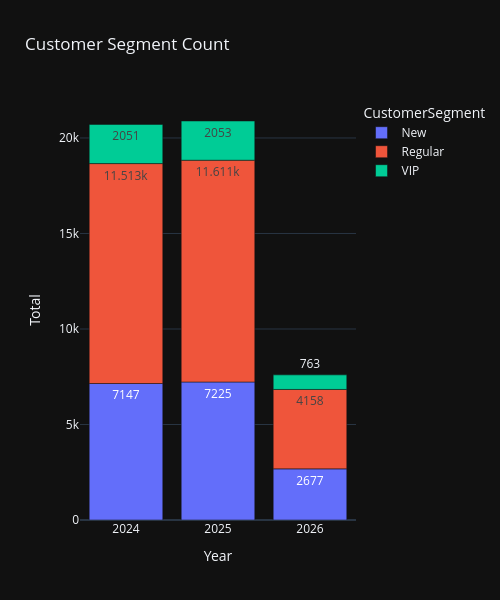

The code cell stored with this chart in its notebook:
### Code cell
fig = px.bar(
    customer_segment_count,
    width=500,
    height=600,
    x='Year',
    y='Total',
    title='Customer Segment Count',
    color='CustomerSegment',
    text_auto=True
)
fig.show()

### Figure 1 — Plotly figure (JSON) as saved in the notebook; plotly's stock layout.template omitted (floating-point values rounded to 4 significant figures)
{"data": [{"hovertemplate": "CustomerSegment=New<br>Year=%{x}<br>Total=%{y}<extra></extra>", "legendgroup": "New", "marker": {"color": "#636efa", "pattern": {"shape": ""}}, "name": "New", "orientation": "v", "showlegend": true, "textposition": "auto", "texttemplate": "%{y}", "x": [2024, 2025, 2026], "xaxis": "x", "y": [7147, 7225, 2677], "yaxis": "y", "type": "bar"}, {"hovertemplate": "CustomerSegment=Regular<br>Year=%{x}<br>Total=%{y}<extra></extra>", "legendgroup": "Regular", "marker": {"color": "#EF553B", "pattern": {"shape": ""}}, "name": "Regular", "orientation": "v", "showlegend": true, "textposition": "auto", "texttemplate": "%{y}", "x": [2024, 2025, 2026], "xaxis": "x", "y": [11513, 11611, 4158], "yaxis": "y", "type": "bar"}, {"hovertemplate": "CustomerSegment=VIP<br>Year=%{x}<br>Total=%{y}<extra></extra>", "legendgroup": "VIP", "marker": {"color": "#00cc96", "pattern": {"shape": ""}}, "name": "VIP", "orientation": "v", "showlegend": true, "textposition": "auto", "texttemplate": "%{y}", "x": [2024, 2025, 2026], "xaxis": "x", "y": [2051, 2053, 763], "yaxis": "y", "type": "bar"}], "layout": {"xaxis": {"anchor": "y", "domain": [0.0, 1.0], "title": {"text": "Year"}}, "yaxis": {"anchor": "x", "domain": [0.0, 1.0], "title": {"text": "Total"}}, "legend": {"title": {"text": "CustomerSegment"}, "tracegroupgap": 0}, "title": {"text": "Customer Segment Count"}, "barmode": "relative", "height": 600, "width": 500}}
